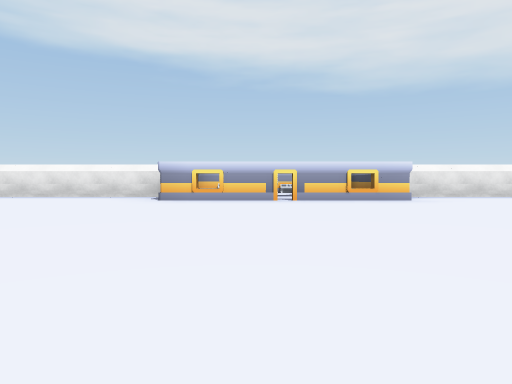
[1] (above)

16 first-person views from a walk through a Unity game level. The camera is 0.55 m above the floor, tilts 2° down and sees 70° across. The floor is counted in squares, 2 m on a side. Each view is taken from the middle of a square. On the plan, view 1 faces up. The plan holds only what a view shows up to about 9 squares ahead; the rest is blank. The place goes on beyond the plan. Some animated figures are left out. Some surface patterns are stand-ins.

[2]
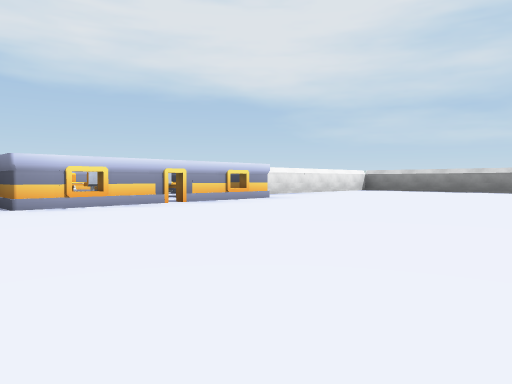

[3]
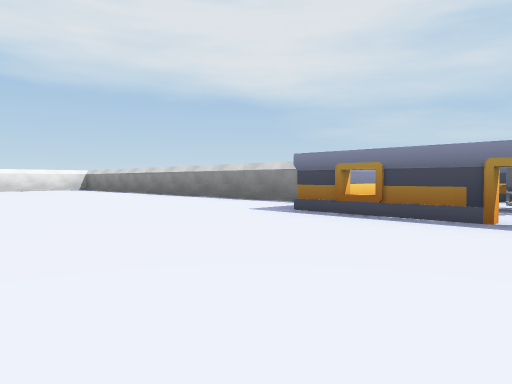

[4]
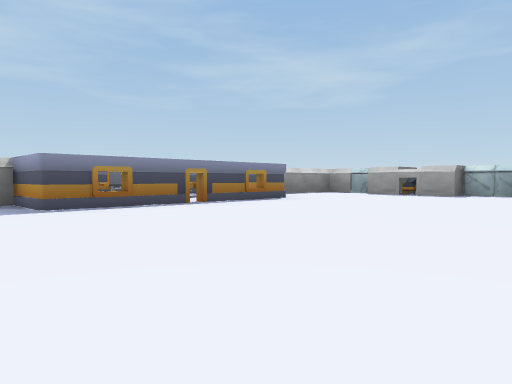

[5]
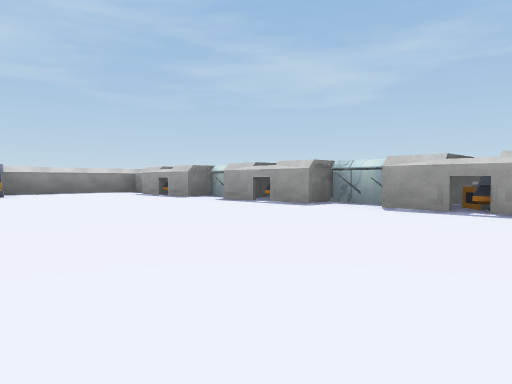

[6]
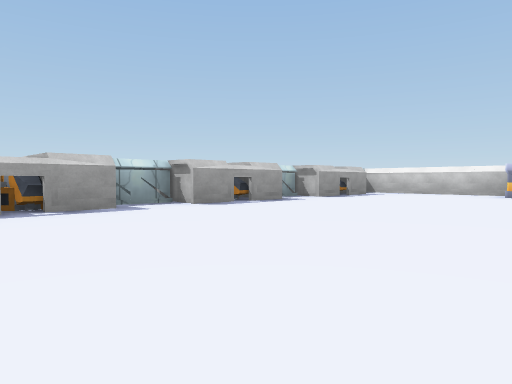

[7]
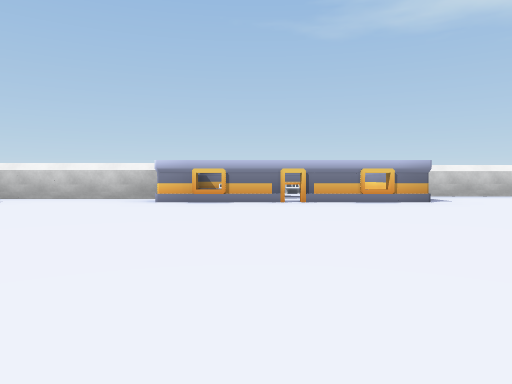

[8]
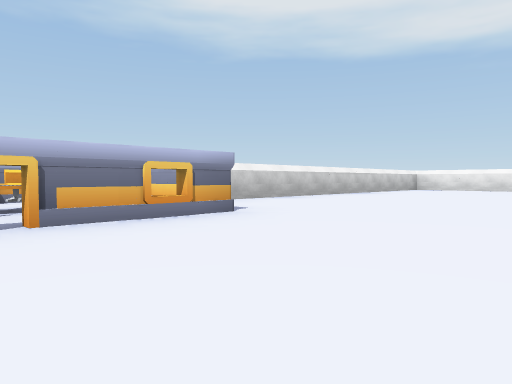

[9]
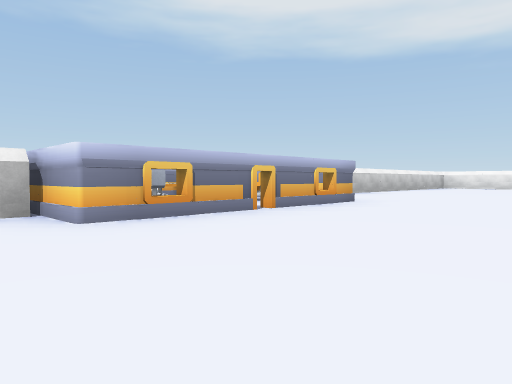

[10]
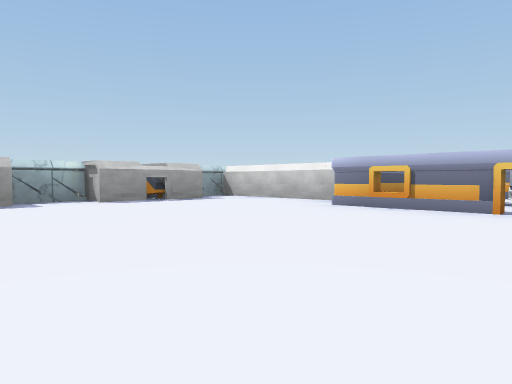

[11]
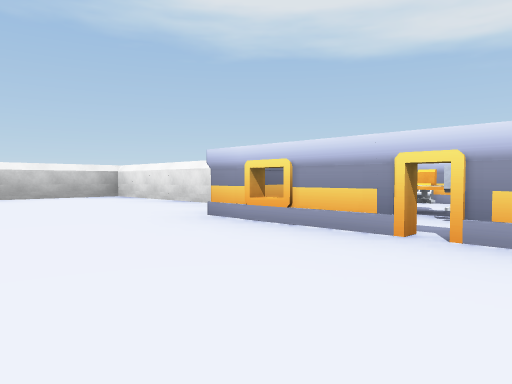

[12]
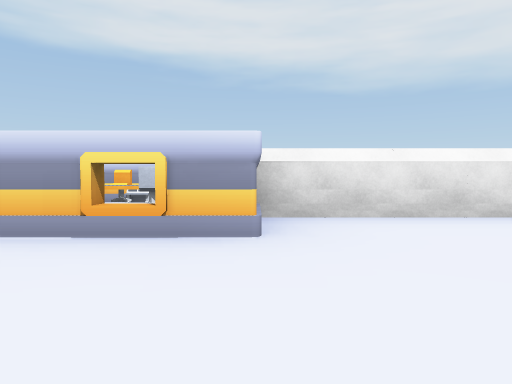

[13]
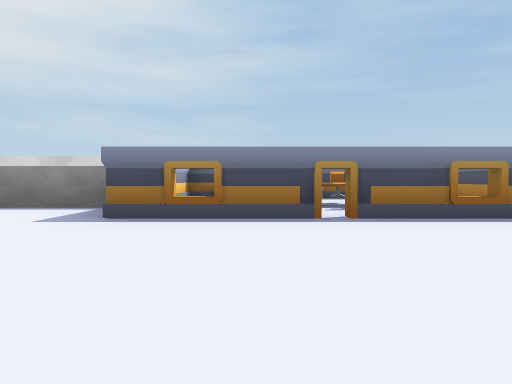

[14]
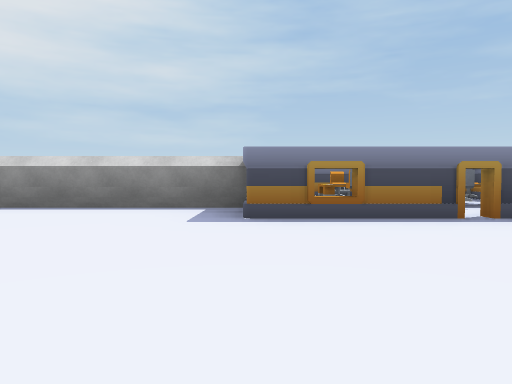

[15]
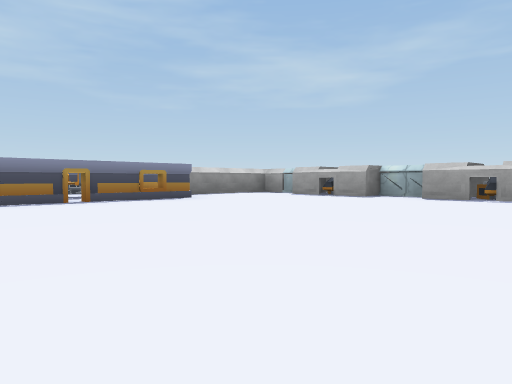

[16]
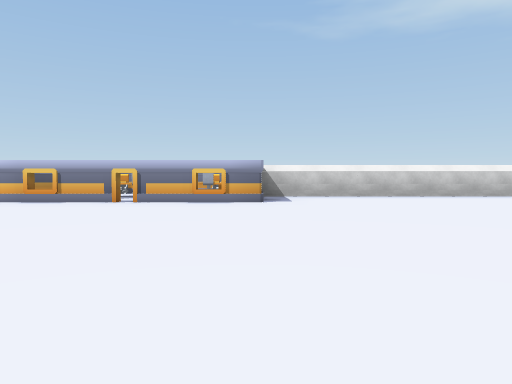

### Floor plan
Points are (right, up) in squares from view 1. A wall is a line through its corners. A room is listed if a view was taken in it or the views show most of it. See-through windows are left out.
Room 1 (views 1, 2, 3, 4, 5, 6, 7, 8, 9, 10, 11, 12, 13, 14, 15, 16)
walls: (6.5, -1.6) (6.5, 5.2); (-4, -5.4) (-4, -7.8); (0.5, -7.8) (1.5, -7.8); (-1.4, 5.6) (-4.7, 5.6) (-4.7, -1.6); (3.1, -7.8) (3.9, -7.8); (0.6, -8.2) (1.5, -8.2); (-1.5, -7.8) (-0.9, -7.8); (3.2, -8.2) (3.9, -8.2); (5.6, -7.8) (6.5, -7.8) (6.5, -5.4); (6.2, 5.6) (2.4, 5.6)
objects: other object (-6, -5); other object (-6, -4); other object (-6, -3); other object (-5, -5); other object (-5, -4); other object (-5, -3); other object (-5, -2); other object (-4, -5); other object (-4, -4); other object (-4, -3); other object (-4, -2); other object (-3, -8) to (-2, -8); other object (-3, -5); other object (-3, -4); other object (-3, -3); other object (-1, 5); other object (-1, 6); other object (-1, 7); other object (0, -8); other object (0, 5); other object (0, 6); other object (0, 7); other object (1, 5); other object (1, 6); other object (2, -8); other object (2, 5); other object (2, 6); other object (2, 7); other object (5, -8); other object (5, -3); other object (6, -5); other object (6, -4); other object (6, -3); other object (6, -2); other object (7, -5); other object (7, -4); other object (7, -3); other object (7, -2); other object (8, -5); other object (8, -4); other object (8, -3); other object (8, -2)

Where each view was taken, in squares from view 1:
view 1: 0 up, 0 right, facing up
view 2: 1 up, 2 left, facing up-right
view 3: 4 down, 3 right, facing up-right
view 4: 1 down, 2 right, facing down-right
view 5: 4 down, 1 left, facing down-right
view 6: 4 down, 3 right, facing down-left
view 7: 4 down, 1 right, facing left
view 8: 4 down, 1 left, facing up-left
view 9: 6 down, 1 left, facing up-left
view 10: 3 down, 0 right, facing down-left
view 11: 3 up, 1 right, facing up-left
view 12: 3 up, 2 right, facing up
view 13: 3 down, 3 right, facing right
view 14: 2 down, 3 right, facing right
view 15: 2 down, 1 right, facing down-right
view 16: 2 down, 1 right, facing left
